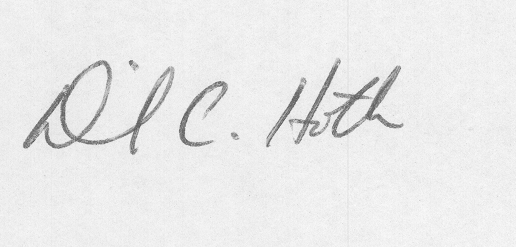
#> input picture data/raw/cedar/full_org/original_4_4.png, 516 x 247 px
$ python -i 03_features.py   (imports and definitions only)   (older library calls are emulated)
#> lines starting #> are read from the running program, lines starting #| are printed output that depends on the picture; after the words box and inside, x2 and y2 are one past the last pixel; in counts of white or black regions, pixels touching at a corner belong together
import argparse
from pathlib import Path

import cv2
import numpy as np
import pandas as pd
from scipy.ndimage import convolve
from skimage.feature import graycomatrix, graycoprops
from skimage.morphology import skeletonize
from tqdm import tqdm

# ---------------------------------------------------------------------------
# Duong dan mac dinh khop voi cau truc project DO_AN_TOT_NGHIEP
# ---------------------------------------------------------------------------
PROJECT_ROOT = Path(__file__).resolve().parent.parent
DEFAULT_MANIFEST = PROJECT_ROOT / "data" / "processed" / "manifest.csv"
DEFAULT_OUTPUT = PROJECT_ROOT / "data" / "processed" / "features.csv"

HU_MOMENT_NAMES = [f"hu_{i+1}" for i in range(7)]
GLCM_PROP_NAMES = ["contrast", "dissimilarity", "homogeneity", "energy", "correlation", "ASM"]
GLCM_ANGLES = [0, np.pi / 4, np.pi / 2, 3 * np.pi / 4]


# ---------------------------------------------------------------------------
# 1. Hu Moments
# ---------------------------------------------------------------------------
def compute_hu_moments(img_binary: np.ndarray) -> np.ndarray:
    """
    Tinh 7 Hu Moments tu anh nhi phan, ap dung log-transform de on dinh
    thang do gia tri:  h' = -sign(h) * log10(|h|)
    """
    moments = cv2.moments(img_binary)
    hu = cv2.HuMoments(moments).flatten()
    with np.errstate(divide="ignore"):
        hu_log = -np.sign(hu) * np.log10(np.abs(hu) + 1e-30)
    return hu_log


# ---------------------------------------------------------------------------
# 2. GLCM texture features
# ---------------------------------------------------------------------------
def compute_glcm_features(img_binary: np.ndarray) -> np.ndarray:
    """
    Tinh 6 dac trung GLCM tren anh nhi phan (levels=2), lay trung binh
    tren 4 goc (0/45/90/135 do) de bat bien voi huong nghieng net chu.
    """
    img01 = (img_binary > 127).astype(np.uint8)
    glcm = graycomatrix(
        img01, distances=[1], angles=GLCM_ANGLES, levels=2, symmetric=True, normed=True
    )
    features = []
    for prop in GLCM_PROP_NAMES:
        values = graycoprops(glcm, prop)  # shape (1, 4) - 1 distance x 4 angles
        features.append(values.mean())
    return np.array(features)


# ---------------------------------------------------------------------------
# 3. Ty le net tren / duoi baseline
# ---------------------------------------------------------------------------
def compute_baseline_ratio(img_binary: np.ndarray) -> float:
    """
    Uoc luong baseline bang trong tam theo truc y cua pixel net chu,
    sau do tinh ty le so pixel net chu nam TREN / DUOI baseline.
    Ty le > 1 nghia la chu ky co nhieu net o phia tren baseline hon
    (vd nhieu net vuot len tren nhu chu 'h', 'l', dau mu...).
    """
    ys, _ = np.nonzero(img_binary > 127)
    if len(ys) == 0:
        return np.nan
    baseline_y = ys.mean()
    above = np.sum(ys < baseline_y)
    below = np.sum(ys >= baseline_y)
    return above / below if below > 0 else np.nan


# ---------------------------------------------------------------------------
# 4. So diem giao cat net but
# ---------------------------------------------------------------------------
def compute_num_crossings(img_binary: np.ndarray) -> int:
    """
    Lam mong net chu (skeletonize), dem so pixel skeleton co >= 3 pixel
    lang gieng (8-connected) trong chinh skeleton do - day la cac diem
    net but giao nhau hoac phan nhanh (branch point).
    """
    skeleton = skeletonize(img_binary > 127).astype(np.uint8)
    if skeleton.sum() == 0:
        return 0
    neighbor_kernel = np.array([[1, 1, 1], [1, 0, 1], [1, 1, 1]])
    neighbor_count = convolve(skeleton, neighbor_kernel, mode="constant", cval=0)
    crossings = np.sum((skeleton == 1) & (neighbor_count >= 3))
    return int(crossings)


# ---------------------------------------------------------------------------
# Dac trung hinh hoc don gian (giu lai tu Buoc 2 - da chung minh co tin hieu)
# ---------------------------------------------------------------------------
def compute_simple_geometry(img_binary: np.ndarray):
    ink_pixel_count = int(np.sum(img_binary > 127))
    total_pixels = img_binary.size
    pixel_density = ink_pixel_count / total_pixels if total_pixels > 0 else np.nan

    coords = cv2.findNonZero(img_binary)
    if coords is None:
        aspect_ratio = np.nan
    else:
        _, _, w, h = cv2.boundingRect(coords)
        aspect_ratio = w / h if h > 0 else np.nan
    return aspect_ratio, pixel_density


# ---------------------------------------------------------------------------
# Trich xuat toan bo dac trung cho MOT anh
# ---------------------------------------------------------------------------
def extract_all_features(image_path: str) -> dict:
    img = cv2.imread(image_path, cv2.IMREAD_GRAYSCALE)
#> img is the input picture: shape (247, 516); min 79, max 251, mean 233.7
    if img is None:
        return {}

    aspect_ratio, pixel_density = compute_simple_geometry(img)
#> in compute_simple_geometry, `ink_pixel_count = int(np.sum(img_binary > 127))`: ink_pixel_count = 125665
#> in compute_simple_geometry, `pixel_density = ink_pixel_count / total_pixels if total_pixels > 0 els..`: pixel_density = 0.986
#> in compute_simple_geometry, `coords = cv2.findNonZero(img_binary)`: coords = contour of 127452 points, box (x1, y1, x2, y2) (0, 0, 516, 247), area 0
#> in compute_simple_geometry, `_, _, w, h = cv2.boundingRect(coords)`: w = 516; h = 247
#> in compute_simple_geometry, `aspect_ratio = w / h if h > 0 else np.nan`: aspect_ratio = 2.09
#> aspect_ratio = 2.09; pixel_density = 0.986
    hu = compute_hu_moments(img)
#> in compute_hu_moments, `moments = cv2.moments(img_binary)`: moments = moments, m00 29783316, centre m10/m00, m01/m00 = (258.9, 123.3)
#> in compute_hu_moments, `hu = cv2.HuMoments(moments).flatten()`: hu = [0.000923, 3.3e-07, 2.1e-14, 6.07e-14, 2.06e-27, 3.34e-17, -6.48e-28]
#> in compute_hu_moments, `hu_log = -np.sign(hu) * np.log10(np.abs(hu) + 1e-30)`: hu_log = [3.03, 6.48, 13.68, 13.22, 26.68, 16.48, -27.19]
#> hu = [3.03, 6.48, 13.68, 13.22, 26.68, 16.48, -27.19]
    glcm = compute_glcm_features(img)
#> in compute_glcm_features, `img01 = (img_binary > 127).astype(np.uint8)`:
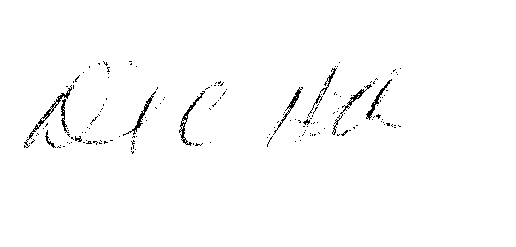
#> img01: shape (247, 516); values 0 (black) and 1 (white), 98.6% white; black in thin lines or dots, all inside (x1, y1, x2, y2) = (24, 61, 401, 154)
#> the loop in compute_glcm_features, `for prop in GLCM_PROP_NAMES:` made 6 passes
#> values on passes 1 to 6: [[0.0143, 0.0169, 0.0124, 0.0122]], [[0.0143, 0.0169, 0.0124, 0.0122]], [[0.993, 0.992, 0.994, 0.994]], [[0.979, 0.978, 0.98, 0.98]], [[0.484, 0.392, 0.552, 0.563]], [[0.958, 0.956, 0.96, 0.96]]
#> after the loop in compute_glcm_features, `for prop in GLCM_PROP_NAMES:`: features = [0.0139, 0.0139, 0.993, 0.979, 0.498, 0.958]
#> glcm = [0.0139, 0.0139, 0.993, 0.979, 0.498, 0.958]
    baseline_ratio = compute_baseline_ratio(img)
#> in compute_baseline_ratio, `baseline_y = ys.mean()`: baseline_y = 123.2
#> in compute_baseline_ratio, `above = np.sum(ys < baseline_y)`: above = 62732
#> in compute_baseline_ratio, `below = np.sum(ys >= baseline_y)`: below = 62933
#> baseline_ratio = 0.997
    num_crossings = compute_num_crossings(img)
#> in compute_num_crossings, `skeleton = skeletonize(img_binary > 127).astype(np.uint8)`:
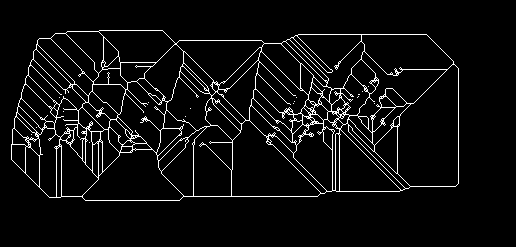
#> skeleton: shape (247, 516); values 0 (black) and 1 (white), 5.4% white in thin lines or dots, all inside (x1, y1, x2, y2) = (11, 30, 459, 201)
#> in compute_num_crossings, `neighbor_count = convolve(skeleton, neighbor_kernel, mode="constant", ..`:
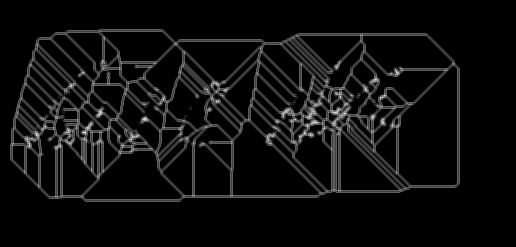
#> neighbor_count: shape (247, 516); min 0, max 8, mean 0.429; drawn with min black and max white
#> in compute_num_crossings, `crossings = np.sum((skeleton == 1) & (neighbor_count >= 3))`: crossings = 1824
#> num_crossings = 1824

    features = {
        "aspect_ratio": aspect_ratio,
        "pixel_density": pixel_density,
        "baseline_ratio": baseline_ratio,
        "num_crossings": num_crossings,
    }
#> features = {'aspect_ratio': 2.09, 'pixel_density': 0.986, 'baseline_ratio': 0.997, 'num_crossings': 1824}
    features.update({name: val for name, val in zip(HU_MOMENT_NAMES, hu)})
    features.update({f"glcm_{name}": val for name, val in zip(GLCM_PROP_NAMES, glcm)})
    return features


# [43 lines left out: functions batch_extract_features, main, not called in this run]


# [2 lines not run here, left out]

>>> result = extract_all_features('../data/raw/cedar/full_org/original_4_4.png')
#> result = 17 items
